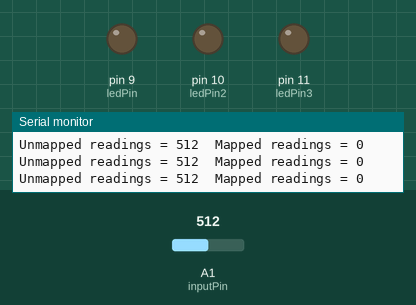
This sketch was run on a simulated Arduino Uno, built with avr-gcc and run on an emulated ATmega328P. On the bench: output pins drawn as LEDs (lit = HIGH), the last lines printed to the serial monitor. The test bench sets the inputs (shaded band); at power-on: A1 (inputPin) = 512.

Above: at 1.2 s.
1.3 s: A1 (inputPin) set to 716
At 2.8 s:
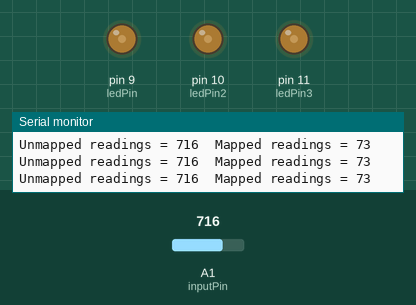
4.3 s: A1 (inputPin) set to 900
At 5.9 s:
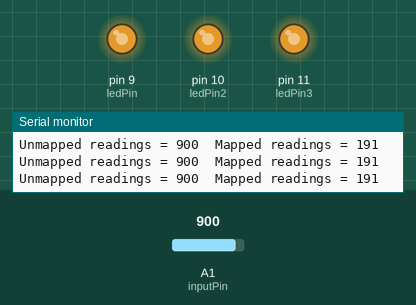
7.3 s: A1 (inputPin) set to 1023
At 8.2 s:
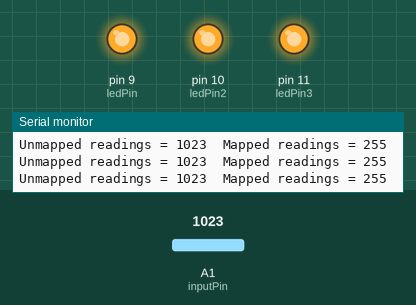
Timing chart, 0 to 10.3 s (numbered marks = the images above; inputs shaded):
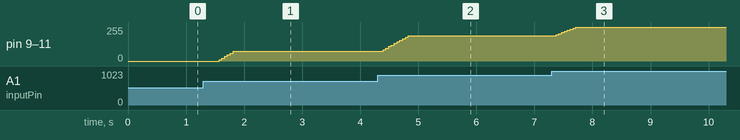

The sketch:

fabric_sensors.ino
```cpp
/*
  Fabric Sensors
  October 2018
  http://thesoftcircuiteer.net/soft-sensors/
  Liza Stark

  This sketch uses smoothing, constrain, and mapping to read a fabric
  pressure sensor built with pressure sensitve fabric (such as Eeontex
  or Velostat) and conductive fabric. Use this for pressure, stretch,
  bend, and potentiometer sensors.

  It uses the smoothing example that reads repeatedly from an analog
  input, calculating a running average and printing it to the
  computer. Keeps ten readings in an array and continually
  averages them.

  It then constrains that value, then maps it to a usable range,
  and writes the new value to an LED.

  Smoothing example
  http://www.arduino.cc/en/Tutorial/Smoothing

  constrain(value, min, max);

  map(value, fromLow, fromHigh, toLow, toHigh)
  https://www.arduino.cc/en/Reference/Map
*/

// Define the number of samples to keep track of. The higher the number, the
// more the readings will be smoothed, but the slower the output will respond to
// the input. Using a constant rather than a normal variable lets us use this
// value to determine the size of the readings array.
const int numReadings = 10;

int readings[numReadings];      // the readings from the analog input
int readIndex = 0;              // the index of the current reading
int total = 0;                  // the running total
int average = 0;                // the average

int inputPin = A1;
int ledPin = 9;     // select the pin for the LED
int ledPin2 = 10;     // select the pin for the LED
int ledPin3 = 11;    // select the pin for the LED

void setup() {
  // initialize serial communication with computer:
  Serial.begin(9600);
  // initialize all the readings to 0:
  for (int thisReading = 0; thisReading < numReadings; thisReading++) {
    readings[thisReading] = 0;
  }
  pinMode(ledPin, OUTPUT);
  pinMode(ledPin2, OUTPUT);
  pinMode(ledPin3, OUTPUT);
}

void loop() {
  // subtract the last reading:
  total = total - readings[readIndex];
  // read from the sensor:
  readings[readIndex] = analogRead(inputPin);
  // add the reading to the total:
  total = total + readings[readIndex];
  // advance to the next position in the array:
  readIndex = readIndex + 1;

  // if we're at the end of the array...
  if (readIndex >= numReadings) {
    // ...wrap around to the beginning:
    readIndex = 0;
  }

  // calculate the average:
  average = total / numReadings;
  // send it to the computer as ASCII digits
  Serial.print("Unmapped readings = ");
  Serial.print(average);

  Serial.print("\t");

  //change these numbers to the min and max you want to use
  average = constrain(average, 600, 1000);

  //map the average onto a range the LEDs can use
  int newAverage = map(average, 600, 1000, 0, 255);

  //print it out for debugging
  Serial.print("Mapped readings = ");
  Serial.println(newAverage);

  //constrain the new average again just in case
  newAverage = constrain(newAverage, 0, 255);

  if (newAverage < 1) {
    analogWrite(ledPin, 0);
    analogWrite(ledPin2, 0);
    analogWrite(ledPin3, 0);
  } else if (newAverage >= 1) {

    //write the new value to the LED
    analogWrite(ledPin, newAverage);
    analogWrite(ledPin2, newAverage);
    analogWrite(ledPin3, newAverage);
  }
  delay(1);        // delay in between reads for stability

}
```

Measured:
- after the input at 1.3 s, pin 9 (ledPin), pin 10 (ledPin2), pin 11 (ledPin3): 0/255 → 73/255 after 0.27 s
- after the input at 4.3 s, pin 9 (ledPin), pin 10 (ledPin2), pin 11 (ledPin3): moves from 73/255 to 191/255 over 0.44 s, starting after 0.09 s
- after the input at 7.3 s, pin 9 (ledPin), pin 10 (ledPin2), pin 11 (ledPin3): moves from 191/255 to 255/255 over 0.39 s, starting after 0.07 s
